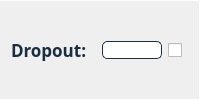
                                <widget class="QFrame" name="frame_optimize_interval_10">
                                 <property name="styleSheet">
                                  <string notr="true">border-bottom: 0.5px solid #FFFFFF;
border-right: 0.5px solid #FFFFFF;
border-top: 0.5px solid #FFFFFF;
</string>
                                 </property>
                                 <property name="frameShape">
                                  <enum>QFrame::NoFrame</enum>
                                 </property>
                                 <property name="frameShadow">
                                  <enum>QFrame::Plain</enum>
                                 </property>
                                 <layout class="QHBoxLayout" name="horizontalLayout_113">
                                  <item>
                                   <widget class="QLabel" name="label_optmize_interval_10">
                                    <property name="sizePolicy">
                                     <sizepolicy hsizetype="Minimum" vsizetype="Preferred">
                                      <horstretch>0</horstretch>
                                      <verstretch>0</verstretch>
                                     </sizepolicy>
                                    </property>
                                    <property name="maximumSize">
                                     <size>
                                      <width>16777215</width>
                                      <height>16777215</height>
                                     </size>
                                    </property>
                                    <property name="font">
                                     <font>
                                      <family>Avenir</family>
                                      <pointsize>13</pointsize>
                                      <weight>75</weight>
                                      <italic>false</italic>
                                      <bold>true</bold>
                                     </font>
                                    </property>
                                    <property name="toolTip">
                                     <string>&lt;html&gt;&lt;head/&gt;&lt;body&gt;&lt;p&gt;&lt;span style=&quot; font-weight:400;&quot;&gt;The weight of each topic in each document.&lt;/span&gt;&lt;/p&gt;&lt;/body&gt;&lt;/html&gt;</string>
                                    </property>
                                    <property name="styleSheet">
                                     <string notr="true">font: 87 13pt &quot;Avenir&quot;;
color:#1A2E40;
font-weight: bold;
border:None;</string>
                                    </property>
                                    <property name="text">
                                     <string>Dropout:</string>
                                    </property>
                                   </widget>
                                  </item>
                                  <item>
                                   <widget class="QLineEdit" name="lineEdit_optimize_interval_10">
                                    <property name="sizePolicy">
                                     <sizepolicy hsizetype="Minimum" vsizetype="Fixed">
                                      <horstretch>0</horstretch>
                                      <verstretch>0</verstretch>
                                     </sizepolicy>
                                    </property>
                                    <property name="minimumSize">
                                     <size>
                                      <width>0</width>
                                      <height>0</height>
                                     </size>
                                    </property>
                                    <property name="maximumSize">
                                     <size>
                                      <width>60</width>
                                      <height>16777215</height>
                                     </size>
                                    </property>
                                    <property name="styleSheet">
                                     <string notr="true">QLineEdit {	
	background-color: #FFFFFF;
	font: 87 italic 12pt &quot;Avenir&quot;;
	border-radius: 5px;
	border: 1px solid #1A2E40;
	color:black;
}</string>
                                    </property>
                                   </widget>
                                  </item>
                                  <item>
                                   <widget class="QCheckBox" name="checkBox_optimize_interval_10">
                                    <property name="sizePolicy">
                                     <sizepolicy hsizetype="Fixed" vsizetype="Fixed">
                                      <horstretch>0</horstretch>
                                      <verstretch>0</verstretch>
                                     </sizepolicy>
                                    </property>
                                    <property name="minimumSize">
                                     <size>
                                      <width>0</width>
                                      <height>0</height>
                                     </size>
                                    </property>
                                    <property name="styleSheet">
                                     <string notr="true">border:0px;</string>
                                    </property>
                                    <property name="text">
                                     <string/>
                                    </property>
                                   </widget>
                                  </item>
                                 </layout>
                                </widget>
